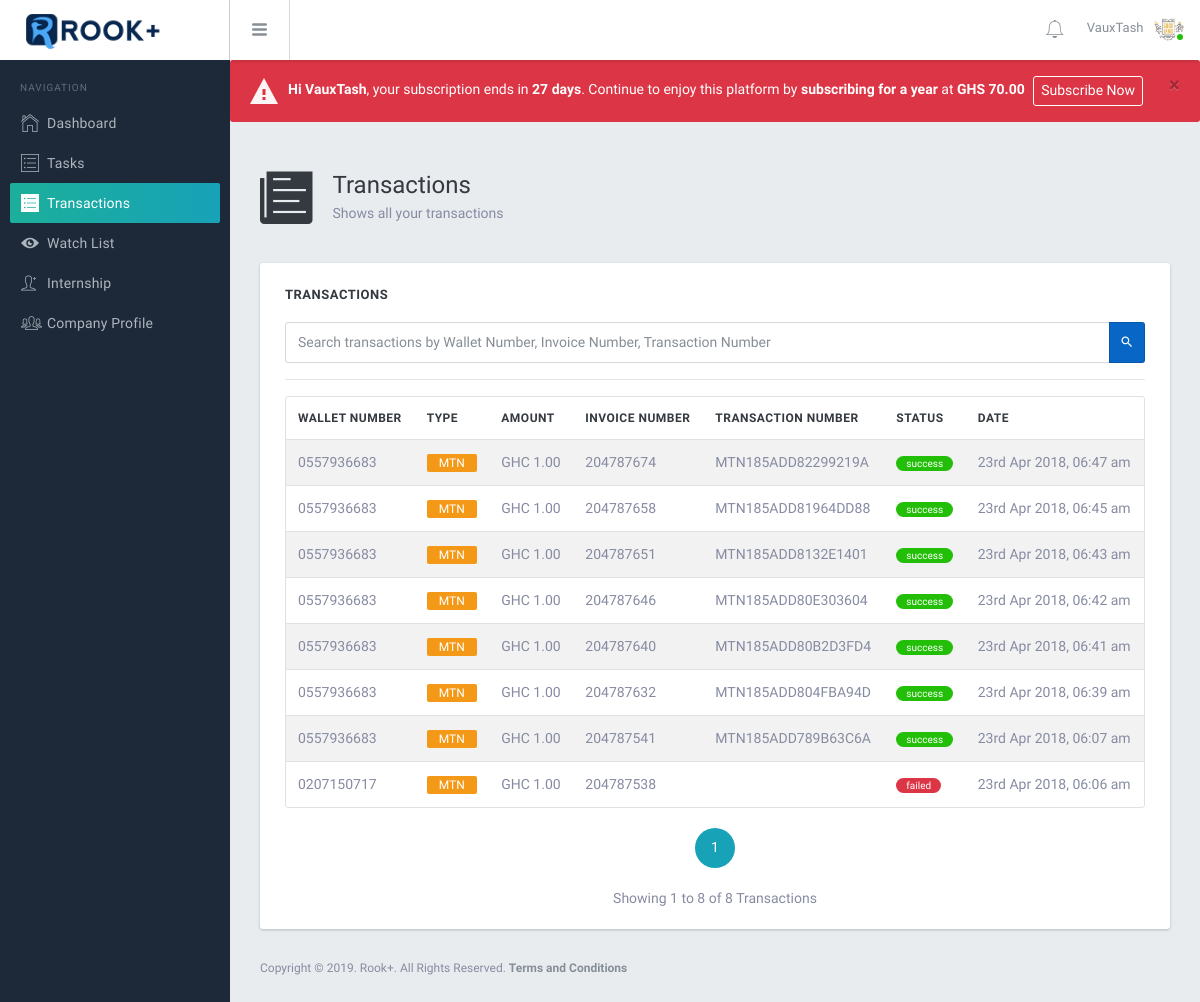
The app's page /transactions.php (signed in) with its own data.
### tables this page shows
CREATE TABLE `company` (
  `cid` int(11) NOT NULL,
  `cname` varchar(100) NOT NULL,
  `location` varchar(100) NOT NULL,
  `address` varchar(100) NOT NULL,
  `email` varchar(100) DEFAULT NULL,
  `bio` text NOT NULL,
  `logo` varchar(80) DEFAULT NULL,
  `active` enum('0','1','2') NOT NULL DEFAULT '0',
  `date` datetime NOT NULL,
  `passcode` varchar(100) DEFAULT NULL,
  `subscription` datetime DEFAULT NULL
);

CREATE TABLE `transaction` (
  `tid` int(11) NOT NULL,
  `wallet` varchar(30) NOT NULL,
  `wallet_type` enum('t','m') NOT NULL,
  `apid` int(11) NOT NULL,
  `amount` decimal(10,2) NOT NULL,
  `invoice_num` varchar(80) NOT NULL,
  `transaction_num` varchar(80) DEFAULT NULL,
  `status` enum('f','p','s') NOT NULL,
  `date` datetime NOT NULL
);

### app/company.php (the view, shortened to what the rows shown need)
<?php
class Company{
  public function get_user_type($apid){
    global $link;
    $apid = clean($link, $apid);
    $data = mysqli_fetch_assoc(mysqli_query($link, "SELECT user_type, userid FROM appusers WHERE apid='$apid' "));
    return $data;
  }
  public function get_transactions($apid, $search, $pagex){
		global $link;
		$apid = clean($link, $apid);
		$st = $this->get_user_type($apid);
    $page = clean($link, $pagex);
    $parameter = '';
    $pagegets = '';
    if(empty($page) == false){
      $checkqx = mysqli_query($link, "SELECT COUNT(*) FROM `transaction` WHERE apid='$apid' $parameter");
      $pqcount = mysqli_fetch_assoc($checkqx);
      $cknum = $pqcount['COUNT(*)'];
      $pagemax = ceil($cknum/12);
      if($pagemax < $page){
        $page = $pagemax;
      }
      if($page > 1){
        $pagex = (12*$page) - 12;
      }
      else{
        $pagex = 0;
      }
      $qlimit = "LIMIT $pagex,12";
    }
    else{
      $qlimit = "LIMIT 12";
    }
		$q = mysqli_query($link, "SELECT * FROM `transaction` WHERE apid='$apid' $parameter ORDER BY `date` DESC $qlimit ");
		$qnum = mysqli_num_rows($q);
		$pagg=$trans='';
    $pqx = mysqli_query($link, "SELECT COUNT(*) FROM `transaction` WHERE apid='$apid' $parameter ");
    $pqcount = mysqli_fetch_assoc($pqx);
    $pqnum = $pqcount['COUNT(*)'];
    $pqnumx = ceil($pqnum/12);
    $start = 1;
    if($page == 1 || empty($page) == true){
      $page = 1;
    }
    for($i=$start;$i<=($start+4);$i++){
        if($i == $page){
            $pagg .= '<li class="page-item active"><a class="page-link" href="transactions?page='.$i.$pagegets.'">'.$i.'</a></li>';
        }
        else if($i <= $pqnumx){
            $pagg .= '<li class="page-item"><a class="page-link" href="transactions?page='.$i.$pagegets.'">'.$i.'</a></li>';
        }
    }
    while ($qr = mysqli_fetch_array($q, MYSQLI_ASSOC)) {
			if($qr['wallet_type'] == 't'){
				$net = '<span class="badge-pill bg-primary tx-white tx-12" style="padding: 2px 12px;border-radius: 2px;">TiGO</span>';
			}
			else{
				$net = '<span class="badge-pill bg-warning tx-white tx-12" style="padding: 2px 12px;border-radius: 2px;">MTN</span>';
			}
			if($qr['status'] == 'p'){
				$state = '<span class="badge-pill bg-light tx-10" style="padding: 2px 10px;">pending</span>';
			}else if($qr['status'] == 's'){
				$state = '<span class="badge-pill bg-success tx-10 tx-white" style="padding: 2px 10px;">success</span>';
			}else{
				$state = '<span class="badge-pill bg-danger tx-10 tx-white" style="padding: 2px 10px;">failed</span>';
			}
      $trans .= '<tr>
									<td>'.$qr['wallet'].'</td>
									<td>'.$net.'</td>
									<td>GHC '.$qr['amount'].'</td>
									<td>'.$qr['invoice_num'].'</td>
									<td>'.$qr['transaction_num'].'</td>
									<td>'.$state.'</td>
									<td>'.date("jS M Y, h:i a", strtotime($qr['date'])).'</td>
								</tr>';
		}
		$trans = '<div class="bd bd-gray-300 rounded table-responsive">
									<table class="table table-striped mg-b-0">
										<thead>
											<tr>
												<th>Wallet Number</th>
												<th>Type</th>
												<th>Amount</th>
												<th>Invoice Number</th>
												<th>Transaction Number</th>
												<th>Status</th>
												<th>Date</th>
											</tr>
										</thead>
										<tbody>
											'.$trans.'
										</tbody>
									</table>
								</div>';
    $fromnum = 1;
    $tonum = ($page * 12);
    if($tonum > $pqnum){
      $tonum = $pqnum;
    }
		$data['list'] = $trans;
    $data['page'] = '<div class="ht-80 d-flex align-items-center justify-content-center">
                      <nav aria-label="Page navigation">
                        <ul class="pagination pagination-basic pagination-circle mg-b-0">
                          '.$pagg.'
                        </ul>
                      </nav>
                    </div>';
    $data['range'] = '<p class="text-center mg-b-20">Showing <span>'.$fromnum.'</span> to <span>'.$tonum.'</span> of <span>'.$pqnum.'</span> Transactions</p>';
    return $data;
  }
}
?>

### app/user.php (shortened to what the rows shown need)
<?php
require('connect.php');
class User{
	public function user_data($apid){
		global $link;
		$func_num_args = func_num_args();
		$func_get_args = func_get_args();
		$uc = $this->get_user_type($apid);
		$usertype = $uc['user_type'];
		$userid = $uc['userid'];
		if($func_num_args > 1){
			unset($func_get_args[0]);
			$fields = ''.implode(',',$func_get_args).'';
			$userid = clean($link, $userid);
			if($usertype == 'a'){
				$data = mysqli_fetch_assoc(mysqli_query($link, "SELECT $fields FROM admins WHERE aid='$userid' "));
				return $data;
			}
			else if($usertype == 'c'){
				$data = mysqli_fetch_assoc(mysqli_query($link, "SELECT $fields FROM company WHERE cid='$userid' "));
				return $data;
			}
			else{
				$data = mysqli_fetch_assoc(mysqli_query($link, "SELECT $fields FROM students WHERE stid='$userid' "));
				return $data;
			}
		}
	}
	public function subscription($apid){
		global $link;
		$apid = clean($link, $apid);
		$st = $this->get_user_type($apid);
		if($st['user_type'] == 's'){
			$stid = $st['userid'];
			$q = mysqli_query($link, "SELECT subscription, `date`,fname FROM students WHERE stid='$stid' ");
			$qr = mysqli_fetch_assoc($q);
			if(empty($qr['subscription'])){
				$space = time() - strtotime($qr['date']);
				if($space >= 7776000){
					return 0;
				}else{
					$space = 7776000 - $space;
					if($space <= 2592000){
						$days = floor($space/86400);
						if($days == 1){
							$days = $days.' day';
						}else if($days == 0){
							$days = 'Today';
						}else{
							$days = $days.' days';
						}
						return '<div class="alert alert-danger alert-solid" role="alert">
										<button type="button" class="close" data-dismiss="alert" aria-label="Close">
											<span aria-hidden="true">×</span>
										</button>
										<div class="d-flex align-items-center justify-content-start tx-center">
											<i class="icon ion-android-warning alert-icon tx-32"></i>
											<span><b>Hi '.$qr['fname'].'</b>, your subscription ends in <b>'.$days.'</b>. Continue to enjoy this platform by <b>subscribing for a year</b> at <b>GHS 20.00</b> <a href="subscription"><button class="btn btn-danger mg-l-5" style="border-color: #fff;padding:5px 7px;">Subscribe Now</button></a></span>
										</div>
									</div>';
					}
					return '';
				}
			}
			$space = strtotime($qr['subscription']) - time();
			if($space <= 0){
				return 0;
			}else{
				if($space <= 604800){
					$days = floor($space/86400);
					if($days == 1){
						$days = $days.' day';
					}else if($days == 0){
						$days = 'Today';
					}else{
						$days = $days.' days';
					}
					return '<div class="alert alert-danger alert-solid" role="alert">
									<button type="button" class="close" data-dismiss="alert" aria-label="Close">
										<span aria-hidden="true">×</span>
									</button>
									<div class="d-flex align-items-center justify-content-start tx-center">
										<i class="icon ion-android-warning alert-icon tx-32"></i>
										<span><b>Hi '.$qr['fname'].'</b>, your subscription ends in <b>'.$days.'</b>. Continue to enjoy this platform by <b>subscribing for a year</b> at <b>GHS 20.00</b> <a href="subscription"><button class="btn btn-danger mg-l-5" style="border-color: #fff;padding:5px 7px;">Subscribe Now</button></a></span>
									</div>
								</div>';
				}
				return '';
			}
		}else if($st['user_type'] == 'c'){
			$cid = $st['userid'];
			$q = mysqli_query($link, "SELECT subscription, `date`,cname FROM company WHERE cid='$cid' ");
			$qr = mysqli_fetch_assoc($q);
			if(empty($qr['subscription'])){
				$space = time() - strtotime($qr['date']);
				if($space >= 7776000){
					return '0';
				}else{
					$space = 7776000 - $space;
					if($space <= 2592000){
						$cn = explode(" ", $qr['cname']);
						$fname = $cn[0];
						$days = floor($space/86400);
						if($days == 1){
							$days = $days.' day';
						}else if($days == 0){
							$days = 'Today';
						}else{
							$days = $days.' days';
						}
						return '<div class="alert alert-danger alert-solid" role="alert">
										<button type="button" class="close" data-dismiss="alert" aria-label="Close">
											<span aria-hidden="true">×</span>
										</button>
										<div class="d-flex align-items-center justify-content-start tx-center">
											<i class="icon ion-android-warning alert-icon tx-32"></i>
											<span><b>Hi '.$fname.'</b>, your subscription ends in <b>'.$days.'</b>. Continue to enjoy this platform by <b>subscribing for a year</b> at <b>GHS 70.00</b> <a href="subscription"><button class="btn btn-danger mg-l-5" style="border-color: #fff;padding:5px 7px;">Subscribe Now</button></a></span>
										</div>
									</div>';
					}
					return '1';
				}
			}
		}
	}
	public function get_user_type($apid){
		global $link;
		$apid = clean($link, $apid);
		$data = mysqli_fetch_assoc(mysqli_query($link, "SELECT user_type, userid FROM appusers WHERE apid='$apid' "));
		return $data;
	}
}
?>

### transactions.php (shortened to what the rows shown need)
<?php
require 'app/user.php';
require 'app/admin.php';
require 'app/company.php';
$ux = new User();
$cx = new Company();
$apid = $_SESSION['apid'];
$note = $ux->subscription($apid);
$userz = $ux->user_email($apid);
$uc = $ux->get_user_type($apid);
$usertype = $uc['user_type'];
$search = '';
if(isset($_GET['page']) && empty($_GET['page']) == false){
  $pagex = $_GET['page'];
}
else{
  $pagex = 0;
}
if($usertype == 's'){
  $userx = $ux->user_data($apid, "fname,lname,active,avatar,username");
  if($userx['active'] == 0){
    header("Location: activate");
    exit();
  }
  else if(empty($userx['username']) == true){
    header("Location: info");
    exit();
  }
  elseif ($userx['active'] == 2){
    header("Location: door");
    exit();
  }
  $points = $ux->get_points($apid);
  $studentpts = '<div class="tx-center">
                  <span class="profile-earning-label">Points</span>
                  <h3 class="profile-earning-amount">'.$points.' <i class="icon ion-ios-arrow-thin-up tx-success"></i></h3>
                  <span class="profile-earning-text">Based on task solutions.</span>
                </div>
                <hr>';
  $trans = $ux->get_transactions($apid, $search, $pagex);
  $menu = $ux->menu_switch('s',6);
  $fullname = $userx['fname'].' '.$userx['lname'];
  $fname = $userx['fname'];
  $email = $userz['email'];
  if(empty($userx['avatar'])){
    $logo = 'p.png';
  }
  else{
    $logo = $userx['avatar'];
  }
  $notes = $ux->get_notifications($apid);
  $settings = '<li><a href="settings"><i class="icon ion-ios-gear"></i>Account Settings</a></li>';
}
else if($usertype == 'c'){
  $userx = $ux->user_data($apid, "cname,logo,email,active");
  $trans = $cx->get_transactions($apid, $search, $pagex);
  if(empty($userx['logo'])){
    $logo = 'p.png';
  }
  else{
    $logo = $userx['logo'];
  }
  $cn = explode(" ", $userx['cname']);
  $fname = $cn[0];
}
else{
  header("Location: home");
  exit();
}
?>
<!DOCTYPE html>
<html lang="en">
<head>
    <link href="css/font-awesome.css" rel="stylesheet">
    <link href="css/ionicons.css" rel="stylesheet">
    <link href="lib/perfect-scrollbar/css/perfect-scrollbar.css" rel="stylesheet">
    <link href="lib/jquery-switchbutton/jquery.switchButton.css" rel="stylesheet">
    <link href="lib/rickshaw/rickshaw.min.css" rel="stylesheet">
    <link href="css/select2.min.css" rel="stylesheet">
    <link href="css/spinkit.css" rel="stylesheet">
    <link href="css/parsley.css" rel="stylesheet">
    <link href="css/sweetalert2.min.css" rel="stylesheet">
    <link rel="stylesheet" href="css/rook.css">
  </head>
  <body>
    <div class="br-header">
      <div class="br-header-right">
        <nav class="nav">
          <div class="dropdown">
            <a href="#" class="nav-link nav-link-profile" data-toggle="dropdown">
              <span class="logged-name hidden-md-down"><?php echo $fname;?></span>
              <img src="img/avatar/<?php echo $logo; ?>" class="wd-32 rounded-circle" alt="">
              <span class="square-10 bg-success"></span>
            </a>
          </div>
        </nav>
      </div>
    </div>
    <div class="br-mainpanel">
      <?php echo $note;?>
      <div class="br-pagebody">
        <div class="row row-sm mg-t-20">
          <div class="col-lg-12">
            <div class="card bd-0 shadow-base">
              <div class="pd-x-25 pd-t-25">
                <?php echo $trans['list'].$trans['page'].$trans['range'];?>
              </div>
            </div>
          </div>
        </div>
      </div>
    </div>
  </body>
</html>

### records on screen
company: cname "VauxTash", logo (picture)
transaction: wallet "0557936683", wallet_type "MTN", amount "1.00", invoice_num "204787674", transaction_num "MTN185ADD82299219A", status "success", date "23rd Apr 2018, 06:47 am"
transaction: wallet "0557936683", wallet_type "MTN", amount "1.00", invoice_num "204787658", transaction_num "MTN185ADD81964DD88", status "success", date "23rd Apr 2018, 06:45 am"
transaction: wallet "0557936683", wallet_type "MTN", amount "1.00", invoice_num "204787651", transaction_num "MTN185ADD8132E1401", status "success", date "23rd Apr 2018, 06:43 am"
transaction: wallet "0557936683", wallet_type "MTN", amount "1.00", invoice_num "204787646", transaction_num "MTN185ADD80E303604", status "success", date "23rd Apr 2018, 06:42 am"
transaction: wallet "0557936683", wallet_type "MTN", amount "1.00", invoice_num "204787640", transaction_num "MTN185ADD80B2D3FD4", status "success", date "23rd Apr 2018, 06:41 am"
transaction: wallet "0557936683", wallet_type "MTN", amount "1.00", invoice_num "204787632", transaction_num "MTN185ADD804FBA94D", status "success", date "23rd Apr 2018, 06:39 am"
transaction: wallet "0557936683", wallet_type "MTN", amount "1.00", invoice_num "204787541", transaction_num "MTN185ADD789B63C6A", status "success", date "23rd Apr 2018, 06:07 am"
transaction: wallet "0207150717", wallet_type "MTN", amount "1.00", invoice_num "204787538", status "failed", date "23rd Apr 2018, 06:06 am"

### other values on screen
$days "27 days"
$fromnum "1"
$tonum "8"
$pqnum "8"
